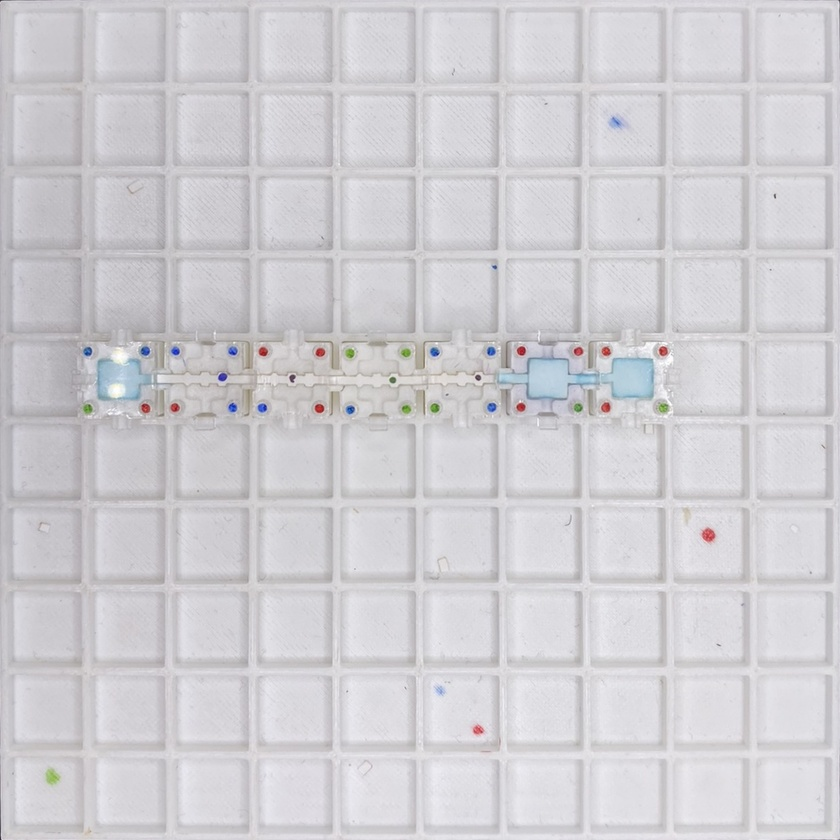
#> input picture AmpliVision/data/scanned_MARKER/breast/breast_img10_JPEG_scaned.jpg, 840 x 840 px, shrunk from 1180 x 1180 before the run
$ python -i contour_finder.py   (imports and definitions only)
#> lines starting #> are read from the running program, lines starting #| are printed output that depends on the picture; after the words box and inside, x2 and y2 are one past the last pixel; in counts of white or black regions, pixels touching at a corner belong together
#> further down, picture is the input picture: shape (840, 840, 3); mean B, G, R 210, 205.7, 207.3
import cv2 as cv
import numpy as np


class ContourFinder:
    """
    ## ContourFinder
    This class is responsible for finding contours of the grid in an image.

    ### Methods
    - `find_contours(image: np.ndarray) -> list`
        - This method finds the contours of the grid in the given image and returns the top 5 contours sorted by area.

    ### Example
    ```python
    import cv2 as cv
    from src.objs.image.detectors.contour_finder import ContourFinder

    image = cv.imread('path/to/image.jpg')
    gray = cv.cvtColor(image, cv.COLOR_BGR2GRAY)
    blurred = cv.GaussianBlur(gray, (5, 5), 0)
    edged = cv.Canny(blurred, 50, 150)
    contours = ContourFinder.find_contours(edged)
    ```

    ## reference
    https://learnopencv.com/automatic-document-scanner-using-opencv/
    """
    @staticmethod
    def find_contours(image: np.ndarray) -> list:
        """ This method finds the contours of the Grid in the given image and returns the top 5 contours sorted by area."""

        image = cv.cvtColor(image, cv.COLOR_BGR2GRAY)
        blurred = cv.GaussianBlur(image, (11, 11), 0)

        # EDGE DETECTION
        canny = cv.Canny(blurred, 0, 200)
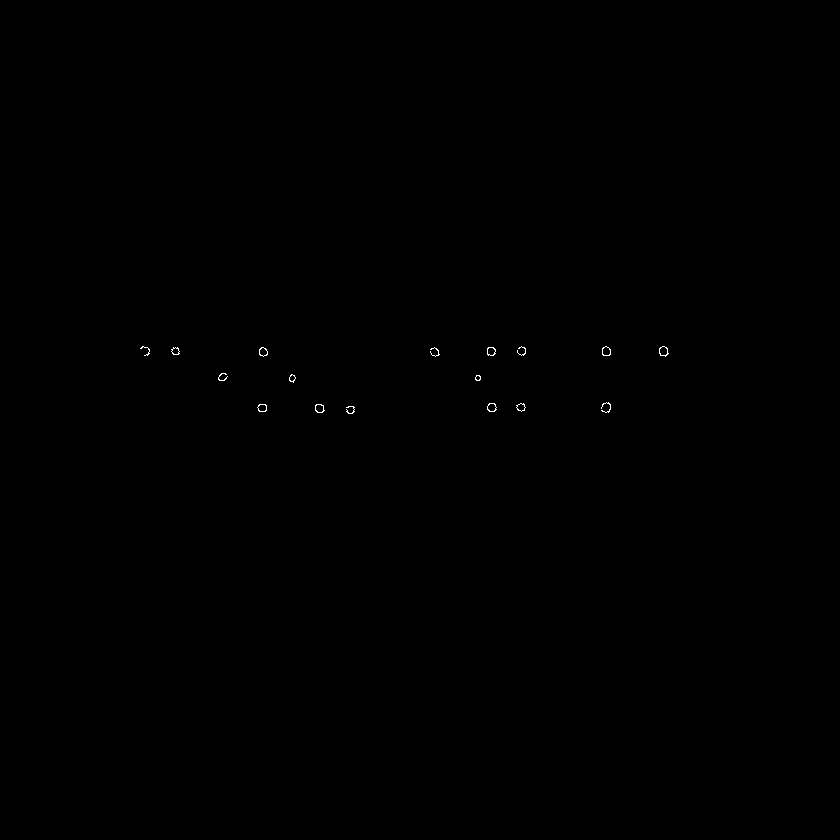
#> canny: shape (840, 840); 0.07% white in thin lines or dots, all inside (x1, y1, x2, y2) = (140, 346, 669, 414)
        canny = cv.dilate(canny, cv.getStructuringElement(
            cv.MORPH_ELLIPSE, (5, 5)))
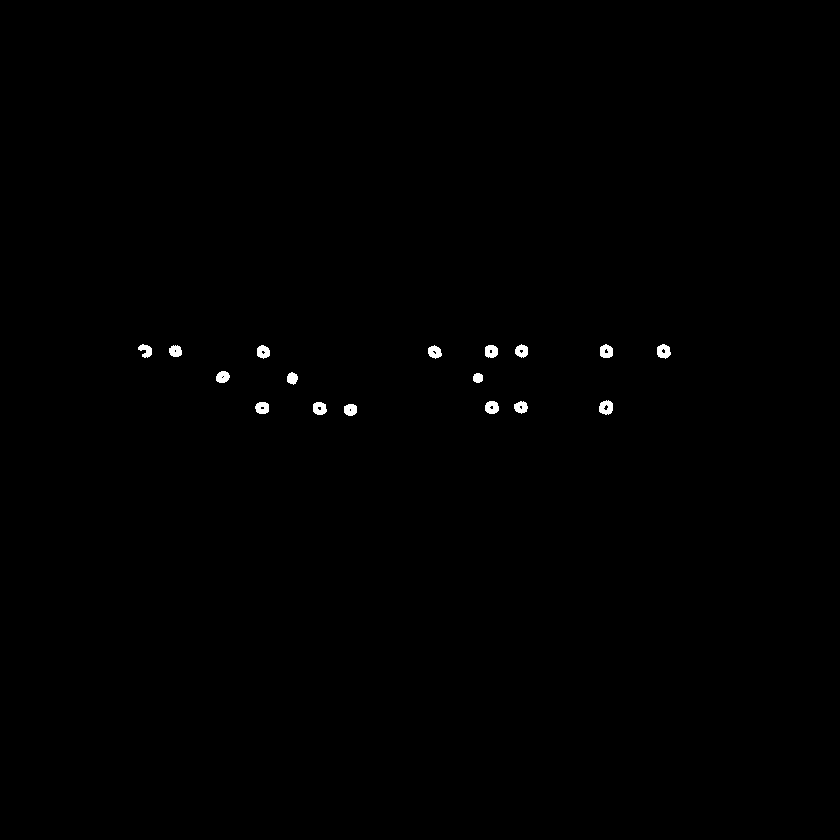
#> canny: shape (840, 840); 0.32% white; 17 white regions

        # CONTOUR DETECTION
        contours, _ = cv.findContours(
            canny, cv.RETR_LIST, cv.CHAIN_APPROX_NONE)
#> contours = 32 contours, 15 with area under 20; largest, box (x1, y1, x2, y2) and area: (599, 400, 613, 415) 146, (657, 344, 671, 359) 139, (600, 344, 613, 358) 132, (485, 401, 499, 414) 131, (313, 402, 327, 415) 130
        return sorted(contours, key=cv.contourArea, reverse=True)[:5]

>>> import cv2
>>> picture = cv2.imread('../../../../data/scanned_MARKER/breast/breast_img10_JPEG_scaned.jpg')
>>> result = ContourFinder().find_contours(picture)
#> result = 5 contours; box (x1, y1, x2, y2) and area: (599, 400, 613, 415) 146, (657, 344, 671, 359) 139, (600, 344, 613, 358) 132, (485, 401, 499, 414) 131, (313, 402, 327, 415) 130

$ run again, on AmpliVision/data/scanned_MARKER/breast/breast_img11_JPEG_scaned.jpg
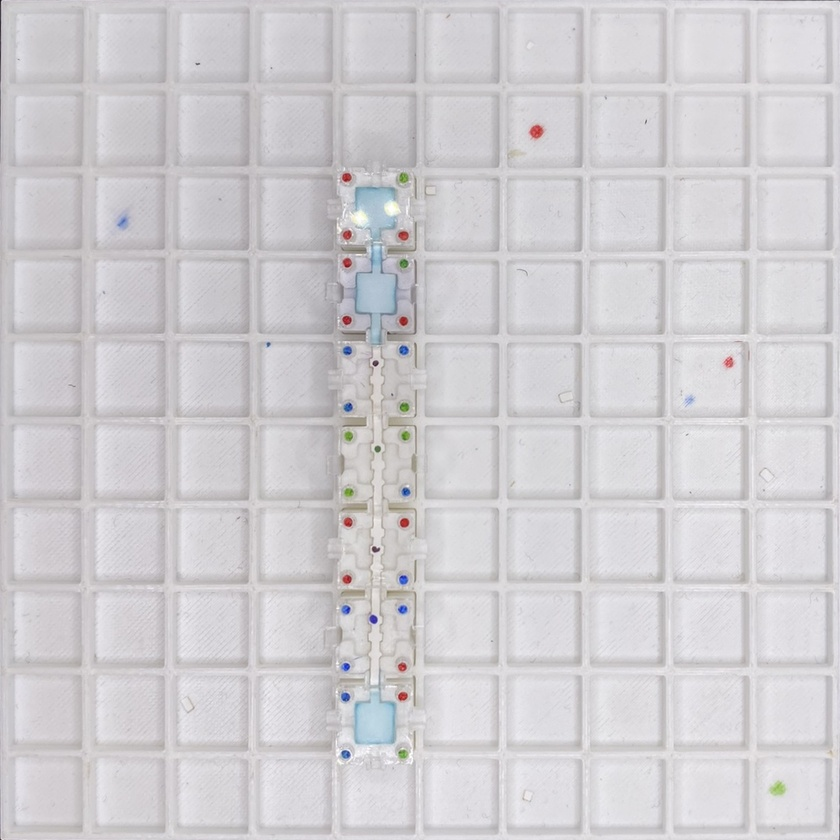
#> input picture AmpliVision/data/scanned_MARKER/breast/breast_img11_JPEG_scaned.jpg, 840 x 840 px, shrunk from 1182 x 1182 before the run
#> picture is the input picture: shape (840, 840, 3); mean B, G, R 208.6, 205.3, 207.5
#> in find_contours, `canny = cv.Canny(blurred, 0, 200)`:
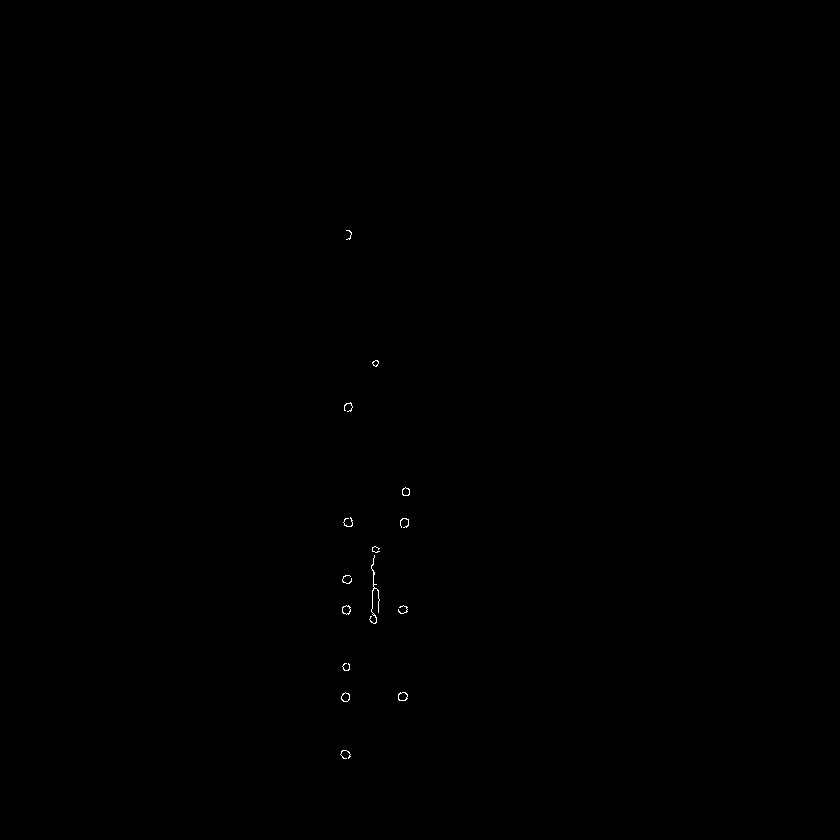
#> canny: shape (840, 840); 0.07% white in thin lines or dots, all inside (x1, y1, x2, y2) = (340, 230, 410, 759)
#> in find_contours, `canny = cv.dilate(canny, cv.getStructuringElement( cv.MORPH_ELLIPSE, (..`:
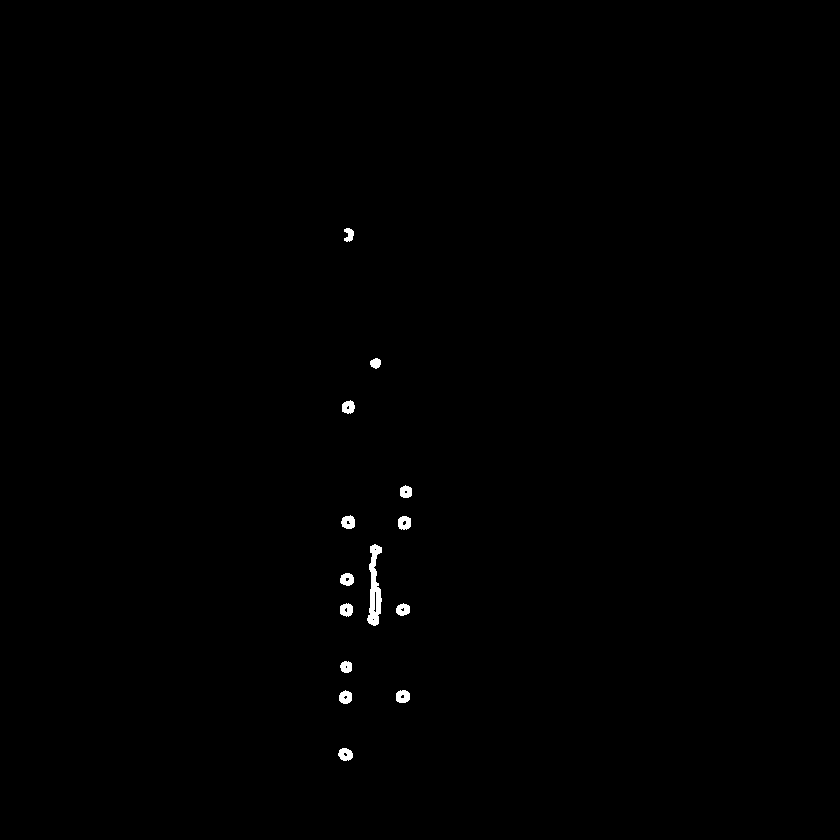
#> canny: shape (840, 840); 0.34% white; 14 white regions
#> contours = 28 contours, 13 with area under 20; largest, box (x1, y1, x2, y2) and area: (367, 544, 382, 626) 622, (396, 690, 410, 703) 136, (398, 516, 411, 530) 134, (341, 515, 355, 529) 134, (338, 748, 353, 761) 131
#> result = 5 contours; box (x1, y1, x2, y2) and area: (367, 544, 382, 626) 622, (396, 690, 410, 703) 136, (398, 516, 411, 530) 134, (341, 515, 355, 529) 134, (338, 748, 353, 761) 131

$ run again, on AmpliVision/data/scanned_MARKER/breast/breast_img12_JPEG_scaned.jpg
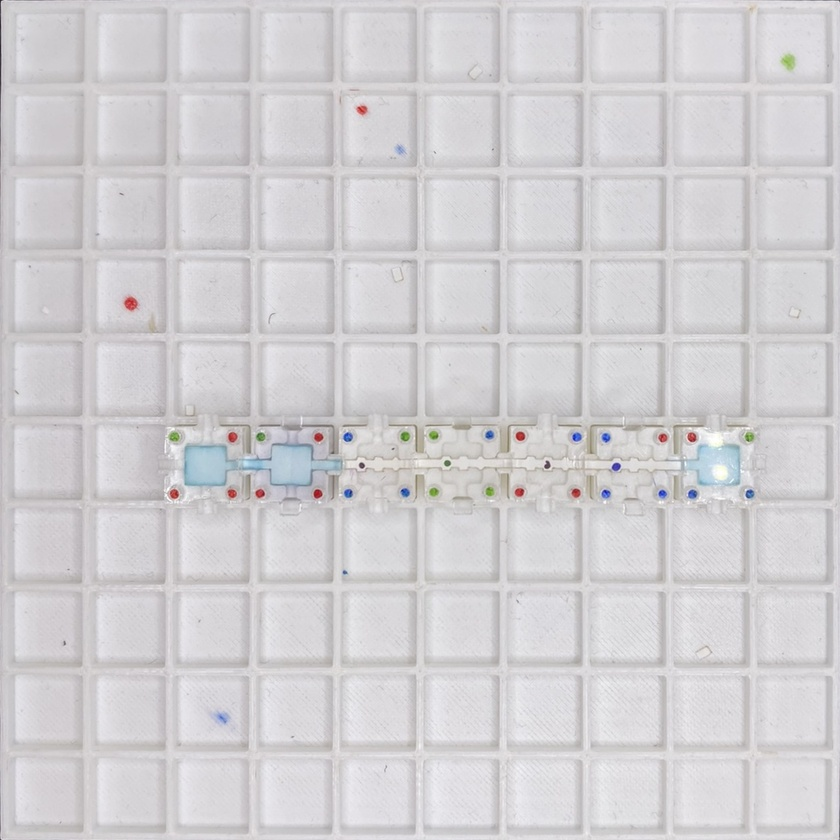
#> input picture AmpliVision/data/scanned_MARKER/breast/breast_img12_JPEG_scaned.jpg, 840 x 840 px, shrunk from 1183 x 1183 before the run
#> picture is the input picture: shape (840, 840, 3); mean B, G, R 209.8, 207.2, 209.2
#> in find_contours, `canny = cv.Canny(blurred, 0, 200)`:
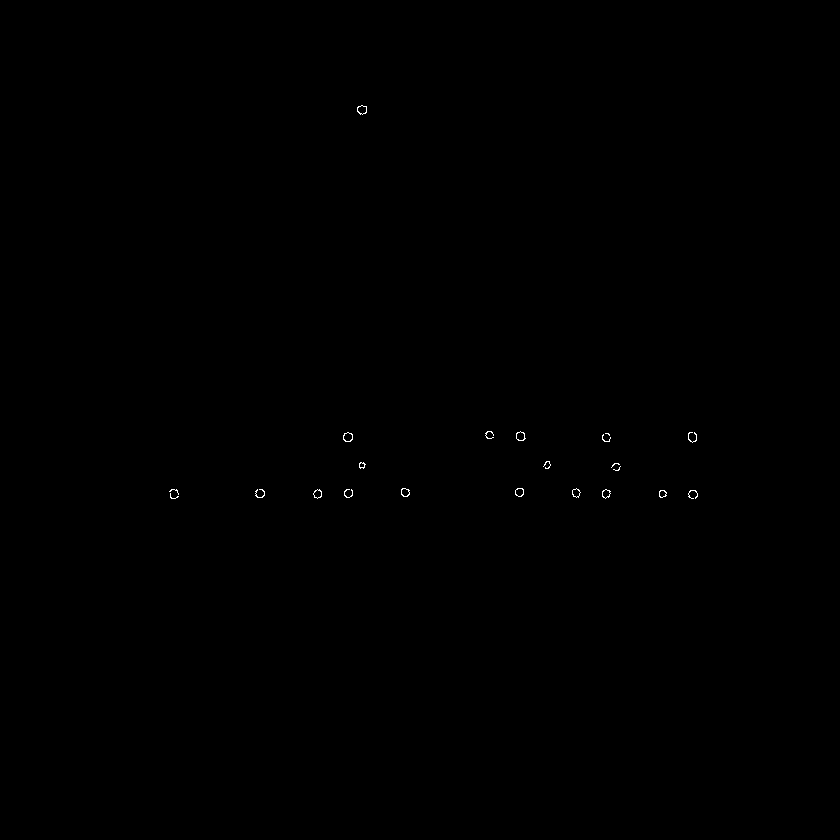
#> canny: shape (840, 840); 0.08% white in thin lines or dots, all inside (x1, y1, x2, y2) = (169, 105, 698, 499)
#> in find_contours, `canny = cv.dilate(canny, cv.getStructuringElement( cv.MORPH_ELLIPSE, (..`:
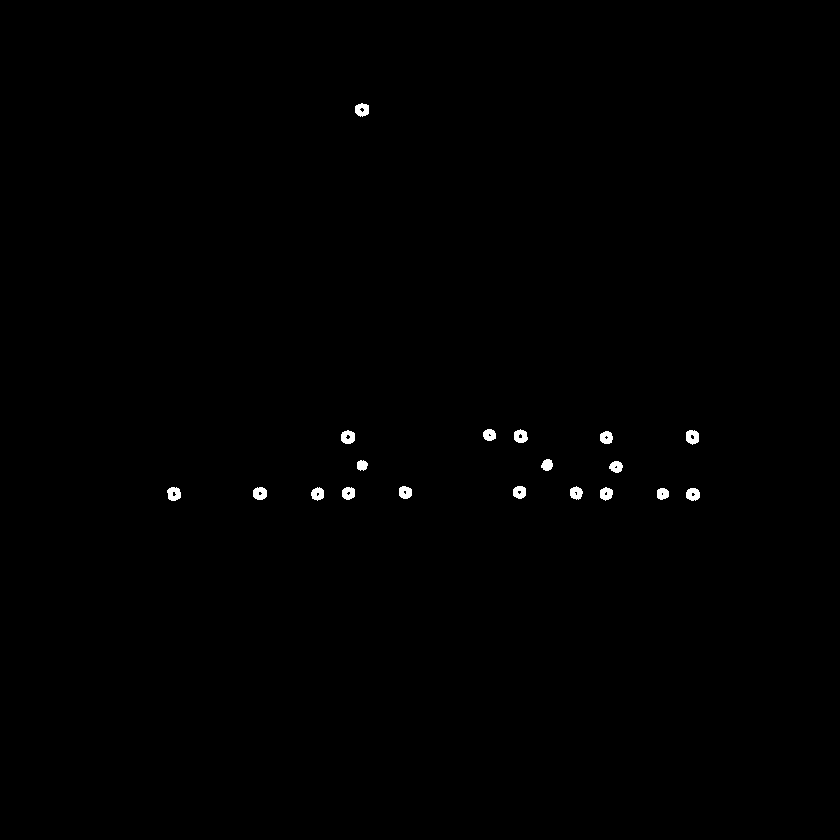
#> canny: shape (840, 840); 0.36% white; 19 white regions
#> contours = 36 contours, 17 with area under 20; largest, box (x1, y1, x2, y2) and area: (341, 430, 355, 444) 140, (686, 430, 699, 445) 139, (167, 487, 181, 501) 137, (355, 103, 369, 117) 135, (514, 429, 528, 443) 134
#> result = 5 contours; box (x1, y1, x2, y2) and area: (341, 430, 355, 444) 140, (686, 430, 699, 445) 139, (167, 487, 181, 501) 137, (355, 103, 369, 117) 135, (514, 429, 528, 443) 134
